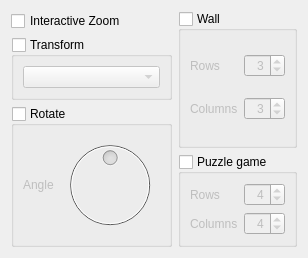
  <widget class="QWidget" name="tab_5">
   <attribute name="title">
    <string>Geometry</string>
   </attribute>
   <layout class="QGridLayout" name="gridLayout_13">
    <item row="0" column="0">
     <widget class="QCheckBox" name="magnifyEnable">
      <property name="text">
       <string>Interactive Zoom</string>
      </property>
     </widget>
    </item>
    <item row="0" column="1" rowspan="3">
     <widget class="QGroupBox" name="wallEnable">
      <property name="title">
       <string>Wall</string>
      </property>
      <property name="checkable">
       <bool>true</bool>
      </property>
      <property name="checked">
       <bool>false</bool>
      </property>
      <layout class="QGridLayout" name="_5">
       <item row="0" column="0">
        <widget class="QLabel" name="label_31">
         <property name="text">
          <string>Rows</string>
         </property>
         <property name="buddy">
          <cstring>wallRowsSpin</cstring>
         </property>
        </widget>
       </item>
       <item row="1" column="0">
        <widget class="QLabel" name="label_30">
         <property name="text">
          <string>Columns</string>
         </property>
         <property name="buddy">
          <cstring>wallColsSpin</cstring>
         </property>
        </widget>
       </item>
       <item row="1" column="1">
        <widget class="QSpinBox" name="wallColsSpin">
         <property name="alignment">
          <set>Qt::AlignRight|Qt::AlignTrailing|Qt::AlignVCenter</set>
         </property>
         <property name="minimum">
          <number>1</number>
         </property>
         <property name="value">
          <number>3</number>
         </property>
        </widget>
       </item>
       <item row="0" column="1">
        <widget class="QSpinBox" name="wallRowsSpin">
         <property name="alignment">
          <set>Qt::AlignRight|Qt::AlignTrailing|Qt::AlignVCenter</set>
         </property>
         <property name="minimum">
          <number>1</number>
         </property>
         <property name="value">
          <number>3</number>
         </property>
        </widget>
       </item>
      </layout>
     </widget>
    </item>
    <item row="1" column="0">
     <widget class="QGroupBox" name="transformEnable">
      <property name="sizePolicy">
       <sizepolicy hsizetype="Preferred" vsizetype="Preferred">
        <horstretch>0</horstretch>
        <verstretch>0</verstretch>
       </sizepolicy>
      </property>
      <property name="title">
       <string>Transform</string>
      </property>
      <property name="checkable">
       <bool>true</bool>
      </property>
      <property name="checked">
       <bool>false</bool>
      </property>
      <layout class="QGridLayout" name="_4">
       <item row="0" column="0">
        <widget class="QComboBox" name="transformTypeCombo"/>
       </item>
      </layout>
     </widget>
    </item>
    <item row="2" column="0" rowspan="2">
     <widget class="QGroupBox" name="rotateEnable">
      <property name="sizePolicy">
       <sizepolicy hsizetype="Preferred" vsizetype="MinimumExpanding">
        <horstretch>0</horstretch>
        <verstretch>0</verstretch>
       </sizepolicy>
      </property>
      <property name="title">
       <string>Rotate</string>
      </property>
      <property name="checkable">
       <bool>true</bool>
      </property>
      <property name="checked">
       <bool>false</bool>
      </property>
      <layout class="QGridLayout">
       <item row="1" column="0">
        <widget class="QLabel" name="label_28">
         <property name="sizePolicy">
          <sizepolicy hsizetype="Maximum" vsizetype="Preferred">
           <horstretch>0</horstretch>
           <verstretch>0</verstretch>
          </sizepolicy>
         </property>
         <property name="text">
          <string>Angle</string>
         </property>
         <property name="buddy">
          <cstring>rotateAngleDial</cstring>
         </property>
        </widget>
       </item>
       <item row="1" column="1">
        <widget class="HeimdallQDial" name="rotateAngleDial">
         <property name="sizePolicy">
          <sizepolicy hsizetype="Preferred" vsizetype="MinimumExpanding">
           <horstretch>0</horstretch>
           <verstretch>0</verstretch>
          </sizepolicy>
         </property>
         <property name="maximum">
          <number>359</number>
         </property>
         <property name="value">
          <number>180</number>
         </property>
         <property name="sliderPosition">
          <number>180</number>
         </property>
        </widget>
       </item>
      </layout>
     </widget>
    </item>
    <item row="3" column="1">
     <widget class="QGroupBox" name="puzzleEnable">
      <property name="title">
       <string>Puzzle game</string>
      </property>
      <property name="checkable">
       <bool>true</bool>
      </property>
      <property name="checked">
       <bool>false</bool>
      </property>
      <layout class="QGridLayout" name="gridLayout_3">
       <item row="0" column="0">
        <widget class="QLabel" name="label_27">
         <property name="text">
          <string>Rows</string>
         </property>
         <property name="buddy">
          <cstring>puzzleRowsSpin</cstring>
         </property>
        </widget>
       </item>
       <item row="0" column="1">
        <widget class="QSpinBox" name="puzzleRowsSpin">
         <property name="alignment">
          <set>Qt::AlignRight|Qt::AlignTrailing|Qt::AlignVCenter</set>
         </property>
         <property name="minimum">
          <number>2</number>
         </property>
         <property name="maximum">
          <number>42</number>
         </property>
         <property name="value">
          <number>4</number>
         </property>
        </widget>
       </item>
       <item row="1" column="0">
        <widget class="QLabel" name="label_26">
         <property name="text">
          <string>Columns</string>
         </property>
         <property name="buddy">
          <cstring>puzzleColsSpin</cstring>
         </property>
        </widget>
       </item>
       <item row="1" column="1">
        <widget class="QSpinBox" name="puzzleColsSpin">
         <property name="alignment">
          <set>Qt::AlignRight|Qt::AlignTrailing|Qt::AlignVCenter</set>
         </property>
         <property name="minimum">
          <number>2</number>
         </property>
         <property name="maximum">
          <number>42</number>
         </property>
         <property name="value">
          <number>4</number>
         </property>
        </widget>
       </item>
      </layout>
     </widget>
    </item>
   </layout>
  </widget>
